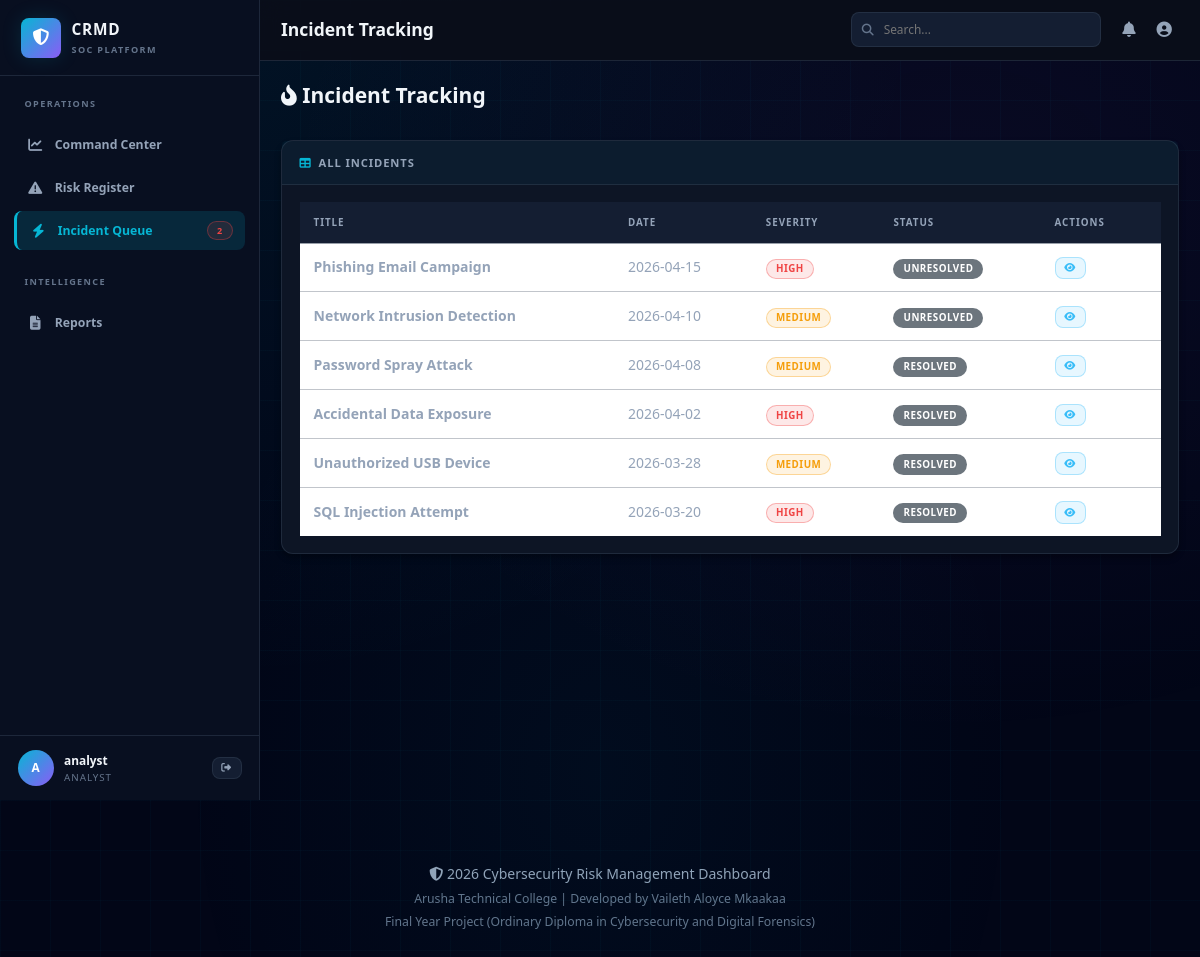
Screenshot of /incidents.php (signed in) with the database file from the repository.
### tables this page shows
CREATE TABLE incidents (
    id INT PRIMARY KEY AUTO_INCREMENT,
    title VARCHAR(255) NOT NULL,
    description TEXT NOT NULL,
    incident_date DATE NOT NULL,
    severity ENUM('Critical', 'High', 'Medium', 'Low') NOT NULL,
    resolved BOOLEAN DEFAULT FALSE,
    created_at TIMESTAMP DEFAULT CURRENT_TIMESTAMP,
    updated_at TIMESTAMP DEFAULT CURRENT_TIMESTAMP ON UPDATE CURRENT_TIMESTAMP,
    INDEX idx_severity (severity),
    INDEX idx_resolved (resolved),
    INDEX idx_date (incident_date)
);

### includes/functions.php (called while the page is built, shortened)
<?php
function get_all_incidents($pdo) {
    try {
        $stmt = $pdo->prepare('
            SELECT * FROM incidents
            ORDER BY incident_date DESC
        ');
        $stmt->execute();
        return $stmt->fetchAll();
    } catch (PDOException $e) {
        error_log('Database Error: ' . $e->getMessage());
        return [];
    }
}
function esc($string) {
    return htmlspecialchars($string, ENT_QUOTES, 'UTF-8');
}
function get_severity_badge_class($severity) {
    $classes = [
        'Critical' => 'badge-critical',
        'High' => 'badge-danger',
        'Medium' => 'badge-warning',
        'Low' => 'badge-info'
    ];
    return $classes[$severity] ?? 'badge-secondary';
}
?>

### incidents.php (the view, shortened to what this page needs)
<?php
require_once __DIR__ . '/config/database.php';
require_once __DIR__ . '/includes/functions.php';
require_once __DIR__ . '/includes/header.php';
$action = $_GET['action'] ?? 'list';
?>
<div class="row mb-4">
    <div class="col-lg-12">
        <div class="d-flex justify-content-between align-items-center">
            <h2><i class="fas fa-fire-alt"></i> Incident Tracking</h2>
        </div>
    </div>
</div>
<?php if ($action === 'list'): ?>
    <div class="card">
        <div class="card-header"><i class="fas fa-table"></i> All Incidents</div>
        <div class="card-body">
            <div class="table-responsive">
                <table class="table table-hover">
                    <thead>
                        <tr>
                            <th>Title</th>
                            <th>Date</th>
                            <th>Severity</th>
                            <th>Status</th>
                            <th style="width: 120px;">Actions</th>
                        </tr>
                    </thead>
                    <tbody>
                        <?php
                        $incidents = get_all_incidents($pdo);
                        if (!empty($incidents)):
                            foreach ($incidents as $inc):
                        ?>
                            <tr>
                                <td><strong><?php echo esc($inc['title']); ?></strong></td>
                                <td><?php echo $inc['incident_date']; ?></td>
                                <td><span class="badge <?php echo get_severity_badge_class($inc['severity']); ?>"><?php echo $inc['severity']; ?></span></td>
                                <td><span class="badge bg-secondary"><?php echo $inc['resolved'] ? 'Resolved' : 'Unresolved'; ?></span></td>
                                <td>
                                    <a href="?action=view&id=<?php echo $inc['id']; ?>" class="btn btn-sm btn-info"><i class="fas fa-eye"></i></a>
                                </td>
                            </tr>
                        <?php endforeach; else: ?>
                            <tr><td colspan="5" class="text-center text-muted py-4"><i class="fas fa-inbox fa-2x mb-2"></i><br>No incidents recorded yet.</td></tr>
                        <?php endif; ?>
                    </tbody>
                </table>
            </div>
        </div>
    </div>
<?php endif; ?>
<?php require_once __DIR__ . '/includes/footer.php'; ?>

### rows the page displays
incidents: title "Phishing Email Campaign", incident_date "2026-04-15", severity "HIGH", resolved "UNRESOLVED"
incidents: title "Network Intrusion Detection", incident_date "2026-04-10", severity "MEDIUM", resolved "UNRESOLVED"
incidents: title "Password Spray Attack", incident_date "2026-04-08", severity "MEDIUM", resolved "RESOLVED"
incidents: title "Accidental Data Exposure", incident_date "2026-04-02", severity "HIGH", resolved "RESOLVED"
incidents: title "Unauthorized USB Device", incident_date "2026-03-28", severity "MEDIUM", resolved "RESOLVED"
incidents: title "SQL Injection Attempt", incident_date "2026-03-20", severity "HIGH", resolved "RESOLVED"

### other values shown
$openIncidents "2"
substr($_SESSION['username'] ?? 'U', 0, 1) "A"
$_SESSION['username'] "analyst"
$_SESSION['role'] "ANALYST"
$page_title "Incident Tracking"
